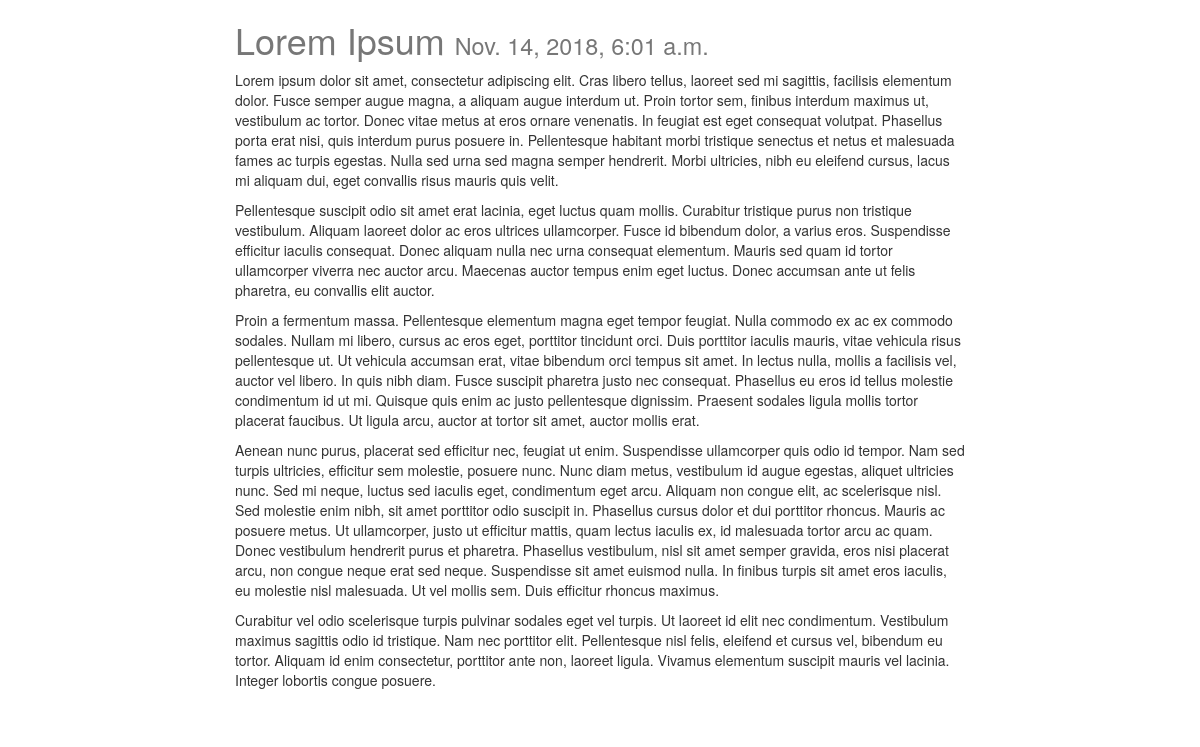
Screenshot of /posts/5/ with the database file from the repository.
### posts/models.py (models this page shows, shortened)
class Post(models.Model):
	title = models.CharField(max_length=120)
	content = models.TextField()
	updated = models.DateTimeField(auto_now=True, auto_now_add=False)
	timestamp = models.DateTimeField(auto_now=False, auto_now_add=True)

### posts/views.py (the view)
# urls.py: url(r'^(?P<id>\d+)/$', post_detail, name='detail'),
def post_detail(request, id=None): #retrieve
	instance = get_object_or_404(Post, id=id)
	context = {
		"title": instance.title,
		"instance": instance,
	}
	return render(request, "post_detail.html", context)

### templates/post_detail.html (shortened to what this page needs)
{% extends "base.html" %}
	{% block content %}
		<div class='col-sm-8 col-sm-offset-2'>
			<h1>{{ title }} <small>{{ instance.timestamp }}</small></h1>
				{{ instance.content|linebreaks }}<br/>
		</div>
	{% endblock content %}

### static/css/base.css (style rules this page uses)
h1 { color: #777777; }

### rows the page displays
Post: title "Lorem Ipsum", timestamp "Nov. 14, 2018, 6:01 a.m.", content "Lorem ipsum dolor sit amet, consectetur adipiscing elit. Cras libero tellus, laoreet sed mi sagittis, facilisis elementum dolor. Fusce semper augue magna, a aliquam augue interdum ut. Proin tortor sem, finibus interdum maximus ut, vestibulum ac tortor. Donec vitae metus at eros ornare venenatis. In feugiat est eget consequat volutpat. Phasellus porta erat nisi, quis interdum purus posuere in. Pellentesque habitant morbi tristique senectus et netus et malesuada fames ac turpis egestas. Nulla sed urna sed magna semper hendrerit. Morbi ultricies, nibh eu eleifend cursus, lacus mi aliquam dui, eget convallis risus mauris quis velit. Pellentesque suscipit odio sit amet erat lacinia, eget luctus…"
